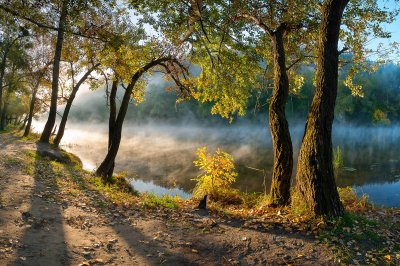
#> input picture 1-8 Lectures/12/Transformace/image.jpg, 400 x 266 px
$ python StupneSedi.py
#> lines starting #> are read from the running program, lines starting #| are printed output that depends on the picture
from PIL import Image

def invert_colors(filename: str) -> None:
#> called with filename = 'image.jpg'
    image = Image.open(filename)
#> image is the input picture: PIL image 400x266 RGB; mean R, G, B 101, 95.8, 72.2
    inverted_image = image.convert('L')
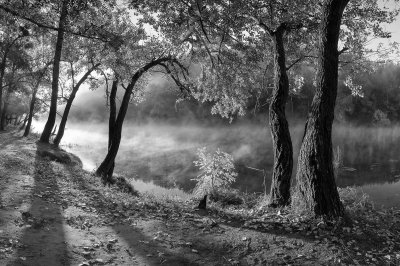
#> inverted_image: PIL image 400x266 L; min 0, max 255, mean 94.7
    inverted_image.show()

invert_colors('image.jpg')
